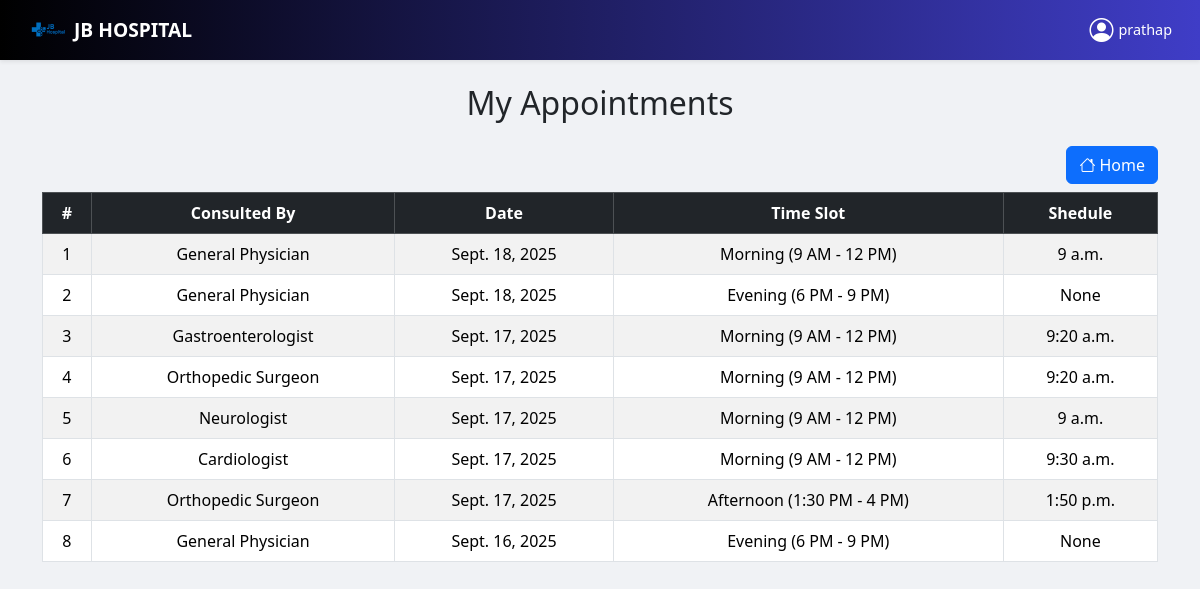
Screenshot of /myappointments/ (signed in) with the database file from the repository.
### Healthcare/models.py (models this page shows, shortened)
class Appointment(models.Model):
    patient = models.ForeignKey('CustomUser', on_delete=models.SET_NULL, null=True, blank=True)
    staff = models.ForeignKey('StaffUser', on_delete=models.SET_NULL, null=True, blank=True)
    name = models.CharField(max_length=100)
    age = models.PositiveIntegerField()
    phone = models.CharField(max_length=15)
    gender = models.CharField(max_length=10, choices=[('Male','Male'), ('Female','Female'), ('Other','Other')])
    DOCTOR_CHOICES = [
        ('cardiologist', 'Cardiologist'),
        ('gastroenterologist', 'Gastroenterologist'),
        ('orthopedic', 'Orthopedic Surgeon'),
        ('general_physician', 'General Physician'),
        ('neurologist', 'Neurologist'),
        ('dermatologist', 'Dermatologist'),
    ]
    specialist = models.CharField(max_length=50, choices=DOCTOR_CHOICES)
    appointment_date = models.DateField(default=timezone.now)
    TIME_SLOT_CHOICES = [
        ('morning', 'Morning (9 AM - 12 PM)'),
        ('afternoon', 'Afternoon (1:30 PM - 4 PM)'),
        ('evening', 'Evening (6 PM - 9 PM)'),
    ]
    time_slot = models.CharField(max_length=20, choices=TIME_SLOT_CHOICES, default='morning')
    consultation_time = models.TimeField(null=True, blank=True)
    created_at = models.DateTimeField(auto_now_add=True)
    STATUS_CHOICES = [
        ('pending', 'Pending'),
        ('visited', 'Visited'),
        ('not_visited', 'Not Visited'),
    ]
    status = models.CharField(max_length=20, choices=STATUS_CHOICES, default='pending')
    @staticmethod
    def slot_timings():
        return {
            'morning': (time(9, 0), time(12, 0)),
            'afternoon': (time(13, 30), time(16, 0)),
            'evening': (time(18, 0), time(21, 0)),
        }

### Healthcare/views.py (the view)
# urls.py: path('myappointments/', views.appointment_list, name='appointment_list'),
def appointment_list(request):
    if not request.session.get('user_id'):
        messages.error(request, "You must login first to view appointments!")
        return redirect('login_view')
    appointments = Appointment.objects.filter(
        patient_id=request.session['user_id']
    ).order_by('-appointment_date', '-created_at')
    now = timezone.localtime()
    for appt in appointments:
        if not appt.time_slot:
            appt.cancellable = False
            continue
        slot_start, slot_end = Appointment.slot_timings().get(appt.time_slot, (None, None))
        if not slot_end:
            appt.cancellable = False
            continue
        cutoff = timezone.make_aware(
            datetime.combine(appt.appointment_date, slot_end),
            timezone.get_current_timezone()
        )
        appt.cancellable = now < cutoff
    return render(request, "appointment_list.html", {
        "appointments": appointments,
        "show_navbar": True,
        "specialist_choices": Appointment.DOCTOR_CHOICES
    })

### template/appointment_list.html (shortened to what this page needs)
{% extends "index.html" %}
{% load static %}
{% block content %}
<div class="container">
    <h2 class="mb-4 mt-5 text-center">My Appointments</h2>
    <div class="mb-2 d-flex">
        <a href="{% url 'home' %}"><button type="button" class="btn btn-primary d-flex align-items-center">
                <i class="bi bi-house me-1"></i> Home
            </button>
        </a>
    </div>
    <div class="table-responsive">
        <table class="table table-bordered table-striped align-middle text-center">
            <thead class="table-dark">
                <tr>
                    <th>#</th>
                    <th>Consulted By</th>
                    <th>Date</th>
                    <th>Time Slot</th>
                    <th>Shedule</th>
                </tr>
            </thead>
            <tbody>
                {% for appointment in appointments %}
                <tr data-bs-toggle="modal" data-bs-target="#appointmentModal{{ appointment.id }}"
                    style="cursor: pointer;">
                    <td>{{ forloop.counter }}</td>
                    <td>{{ appointment.get_specialist_display }}</td>
                    <td>{{ appointment.appointment_date }}</td>
                    <td>{{ appointment.get_time_slot_display }}</td>
                    <td>{{ appointment.consultation_time}}</td>
                </tr>
                {% empty %}
                <tr>
                    <td colspan="5" class="text-center">No appointments found.</td>
                </tr>
                {% endfor %}
            </tbody>
        </table>
    </div>
</div>
{% endblock %}

### template/appointment_list.html (style rules this page uses)
.container { margin-top: 7%; }
.d-flex { justify-content: end; }
.table-responsive { overflow-x: auto; }

### rows the page displays
Appointment: specialist "General Physician", appointment_date "Sept. 18, 2025", time_slot "Morning (9 AM - 12 PM)", consultation_time "9 a.m."
Appointment: specialist "General Physician", appointment_date "Sept. 18, 2025", time_slot "Evening (6 PM - 9 PM)", consultation_time "None"
Appointment: specialist "Gastroenterologist", appointment_date "Sept. 17, 2025", time_slot "Morning (9 AM - 12 PM)", consultation_time "9:20 a.m."
Appointment: specialist "Orthopedic Surgeon", appointment_date "Sept. 17, 2025", time_slot "Morning (9 AM - 12 PM)", consultation_time "9:20 a.m."
Appointment: specialist "Neurologist", appointment_date "Sept. 17, 2025", time_slot "Morning (9 AM - 12 PM)", consultation_time "9 a.m."
Appointment: specialist "Cardiologist", appointment_date "Sept. 17, 2025", time_slot "Morning (9 AM - 12 PM)", consultation_time "9:30 a.m."
Appointment: specialist "Orthopedic Surgeon", appointment_date "Sept. 17, 2025", time_slot "Afternoon (1:30 PM - 4 PM)", consultation_time "1:50 p.m."
Appointment: specialist "General Physician", appointment_date "Sept. 16, 2025", time_slot "Evening (6 PM - 9 PM)", consultation_time "None"

### other values shown
{{ request.session.user_name }} "prathap"
